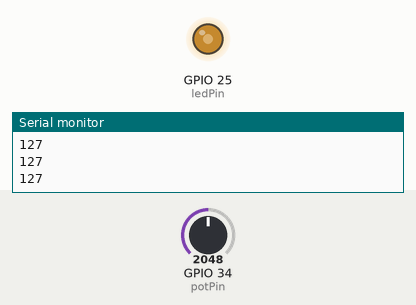
This sketch was run on a simulated ESP32. Shown: output pins drawn as LEDs (lit = HIGH), the last lines printed to the serial monitor. Inputs (shaded band) come from the test bench; at power-on: GPIO 34 (potPin) = 2048.

Above: at 1.2 s.
1.3 s: GPIO 34 (potPin) set to 2866
At 2.0 s:
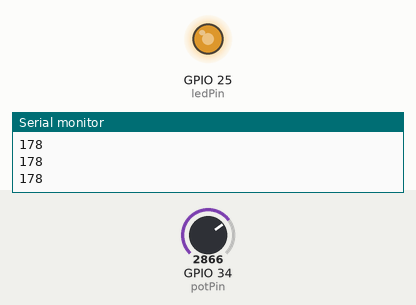
2.8 s: GPIO 34 (potPin) set to 3603
At 3.4 s:
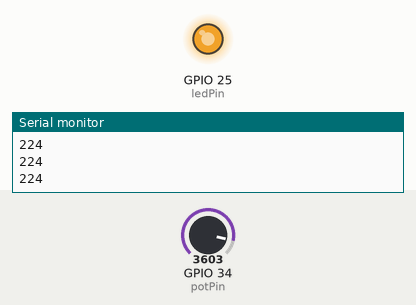
4.3 s: GPIO 34 (potPin) set to 491
At 5.5 s:
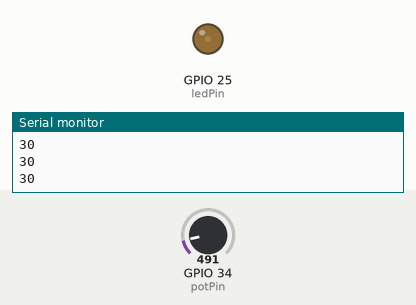
5.8 s: GPIO 34 (potPin) set to 0
At 6.8 s:
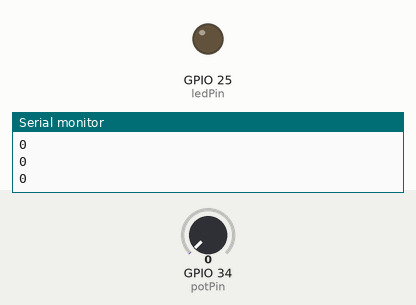
7.3 s: GPIO 34 (potPin) set to 2047
At 8.1 s:
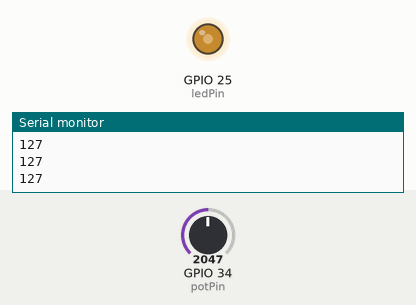
Timing chart, 0 to 9.8 s (numbered marks = the images above; inputs shaded):
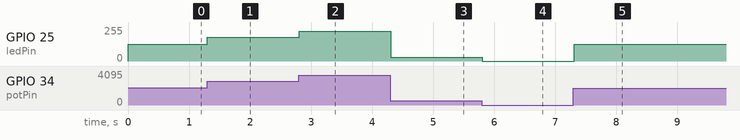

The sketch:

Robotics-Workshop-02.ino
```cpp
int potPin = 34; // Potentiometer middle pin
int ledPin = 25; // LED pin

int potValue = 0; // store pot value

void setup() {
    pinMode(ledPin, OUTPUT);
    Serial.begin(115200);
}

void loop() {
// Read potentiometer (0 - 4095)
potValue = analogRead(potPin);

// Convert to LED brightness (0 - 255)
int brightness = map(potValue, 0, 4095, 0, 255);

// Set LED brightness
analogWrite(ledPin, brightness);

// Print value (optional)
Serial.println(brightness);
delay(10);
}
```

Measured:
- after the input at 1.3 s, GPIO 25 (ledPin): 127/255 → 178/255 at once
- after the input at 2.8 s, GPIO 25 (ledPin): 178/255 → 224/255 at once
- after the input at 4.3 s, GPIO 25 (ledPin): 224/255 → 30/255 at once
- after the input at 5.8 s, GPIO 25 (ledPin): 30/255 → 0/255 at once
- after the input at 7.3 s, GPIO 25 (ledPin): 0/255 → 127/255 at once
